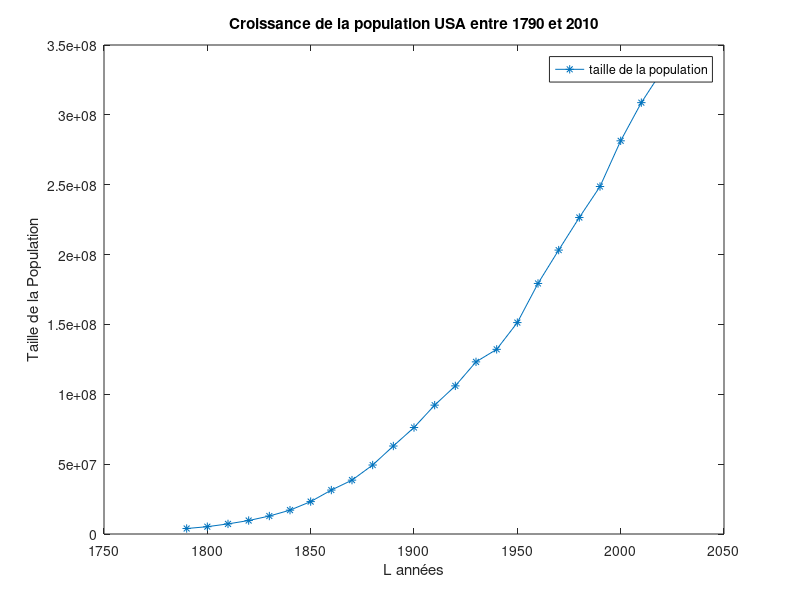
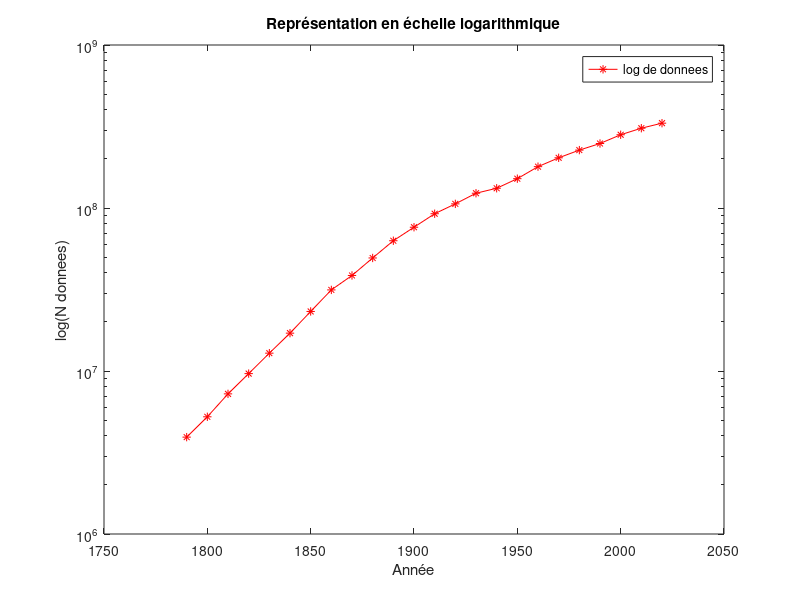
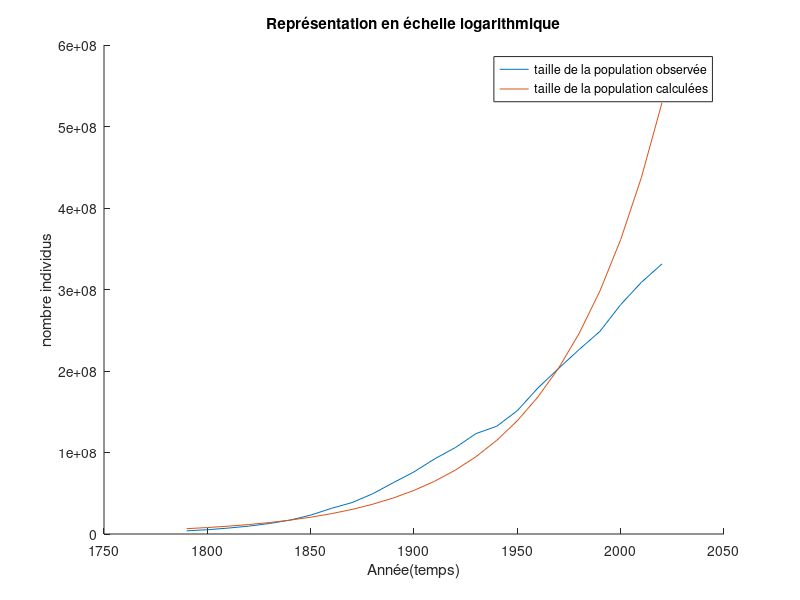

These figures' MATLAB source, in order:
clear all
%question 1 :
% la méthode donnees = readmatrix('PopUSA.txt') ne marchait pas.
donnees = [
1790   3929214;
1800   5236631;
1810   7239881;
1820   9638453;
1830   12866020;
1840   17069453;
1850   23191876;
1860   31443321;
1870   38558371;
1880   49371340;
1890   62979766;
1900   76212168;
1910   92228531;
1920   106021568;
1930   123202660;
1940   132165129;
1950   151325798;
1960   179323175;
1970   203211926;
1980   226545805;
1990   248709873;
2000   281421906;
2010   308745538;
2020   331449281];
T_donnees=donnees(:,1)'; % ça donne les données de la colonne 1 c-à-d le temps.
N_donnees=donnees(:,2)'; % ça donne les données de la colonne   2 c-à-d la population dans ce temps.
figure(1) 
clf % clf nous aide à supprimer les figures précédentes et quand j'exécute j'obtiens que ma figure.
plot(T_donnees,N_donnees,'*-') % ça sert à tracer la courbe N_donnees en fonction de T_donnees.
xlabel('L années')  % les x de la representation graphique (çe les donne un nom dans la figure).
ylabel('Taille de la Population')  % les y de la representation graphique (çe les donne un nom dans la figure).
title('Croissance de la population USA entre 1790 et 2010')  % ça sert à donner un titre au graphe
legend('taille de la population') % ça nous aide plutôt quand on a deux courbes au même temps (pour lesdifférencier).

figure(2) 
clf  
semilogy(T_donnees,N_donnees,'r*-') % équivant à utiliser plot et mettre log(N_donnees) dedans. 
xlabel('Année')  
ylabel('log(N donnees)') 
title('Représentation en échelle logarithmique')
legend('log de donnees')
% %%%%%%%%% question 2 :
% %%%% a :
% @ : function handle (autre syntaxe);
S=@(R,N0) sum (abs(N_donnees-R.^T_donnees*N0).^2); 
S(1,2)
% Nt=R^t*N0 ==> ln(Nt)=tln(R)+ln(N0) ==>
n_donnees = log(N_donnees);
S_log = @(r,N0) sum(abs(n_donnees-N0-r.*T_donnees).^2);
grad_S_log = @(r,N0) [-2*sum(n_donnees-N0-r*T_donnees);...
    -2*sum(T_data.*(n_donnees-N0-r.*T_donnees))];

A = [length(n_donnees), sum(T_donnees); sum(T_donnees), sum(T_donnees.^2)];
b = [sum(n_donnees); sum(T_donnees.*n_donnees)];
X = [1;2];
A*X\b;
X = (A\b)
Y = exp(X)
%pour afficher le N0 on fait format long et en dessous Y
format long 
Y;
% %%%% c  :
N0=Y(1);
r= Y(2);
N_T = N0*r.^(T_donnees); % calcul le taille de la population au temps T_donnees.
%%%%%%%%%%%%%%%%%

% hold on sert à tracer 2 courbes au même temps ET ça nous aide à comparer les données observées et
% les données calculée.
figure(3)
clf
hold on 
plot(T_donnees,N_donnees)
plot(T_donnees,N_T)
xlabel('Année(temps)') 
ylabel('nombre individus') 
title('Représentation en échelle logarithmique')
legend('taille de la population observée','taille de la population calculées')
hold off
